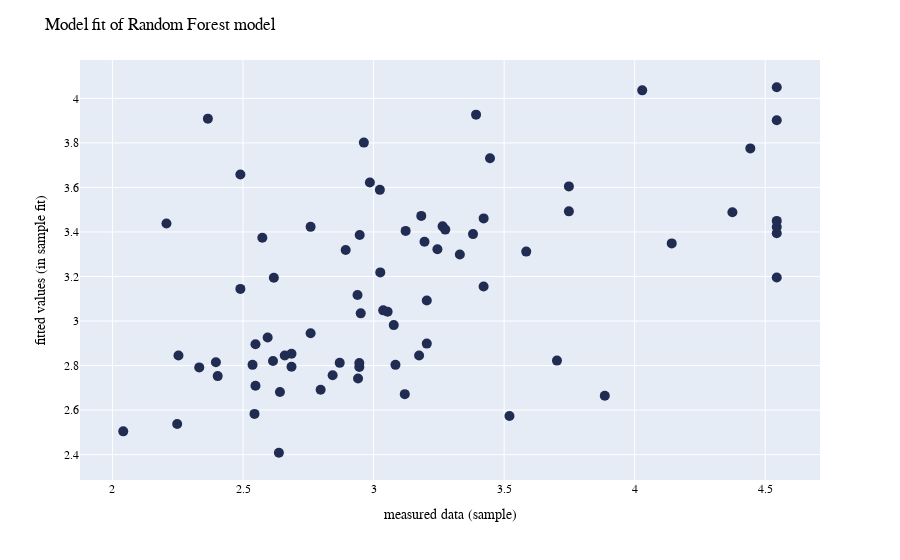

The notebook cell this image was saved under:
### Code cell
fig = px.scatter(predictions, x = "value", y = "mid", 
                 color_discrete_sequence=['#212c52'], trendline = 'OLS')

fig.update_layout(
    font_family="Helvetica Neue, Helvetica, Arial, sans-serif",
    font_color="black",
    title = {'text':'Model fit of Random Forest model'},
    xaxis_title = "measured data (sample)",
    yaxis_title = "fitted values (in sample fit)",
    #markersize= 12,
  )
fig.update_layout(legend=dict(
    yanchor="top",
    title=None,
    y=0.99,
    xanchor="left",
    x=0.01
))
fig.update_traces(marker_size = 10)#['#75c3ff', "red"],#, marker_line_color='#212c52',
 #                 marker_line_width=1.5, opacity=1)

fig.show()

### Figure 1 — Plotly figure (JSON) as saved in the notebook; plotly's stock layout.template omitted (floating-point values rounded to 4 significant figures)
{"data": [{"hovertemplate": "value=%{x}<br>mid=%{y}<extra></extra>", "legendgroup": "", "marker": {"color": "#212c52", "size": 10, "symbol": "circle"}, "mode": "markers", "name": "", "orientation": "v", "showlegend": false, "type": "scatter", "x": [2.574, 2.686, 3.026, 3.054, 3.037, 3.12, 2.637, 2.945, 3.886, 2.548, 2.365, 4.544, 2.49, 3.446, 4.374, 3.174, 2.041, 2.66, 3.393, 4.544, 3.421, 3.195, 2.403, 3.123, 3.245, 4.142, 2.537, 2.686, 2.548, 2.941, 2.986, 3.381, 2.594, 3.264, 4.029, 2.843, 3.024, 2.87, 3.748, 3.748, 2.207, 3.183, 2.49, 2.945, 2.544, 4.443, 2.248, 4.544, 2.947, 3.204, 2.618, 2.963, 3.077, 2.951, 2.396, 3.204, 3.702, 2.615, 2.759, 3.084, 2.332, 2.893, 4.544, 4.544, 2.641, 4.544, 3.585, 2.939, 3.52, 2.797, 3.422, 2.759, 2.253, 3.33, 3.275], "xaxis": "x", "y": [3.374, 2.795, 3.218, 3.042, 3.048, 2.672, 2.409, 2.793, 2.665, 2.896, 3.909, 3.195, 3.658, 3.731, 3.488, 2.845, 2.505, 2.845, 3.927, 3.422, 3.155, 3.356, 2.753, 3.405, 3.323, 3.349, 2.803, 2.853, 2.709, 2.742, 3.622, 3.39, 2.926, 3.425, 4.036, 2.756, 3.589, 2.812, 3.493, 3.605, 3.438, 3.472, 3.144, 2.811, 2.583, 3.775, 2.538, 3.394, 3.387, 2.899, 3.194, 3.801, 2.982, 3.035, 2.815, 3.092, 2.822, 2.821, 3.423, 2.803, 2.792, 3.319, 4.05, 3.45, 2.681, 3.902, 3.312, 3.117, 2.574, 2.692, 3.461, 2.945, 2.846, 3.299, 3.411], "yaxis": "y"}, {"hovertemplate": "<extra></extra>", "legendgroup": "", "marker": {"color": "#212c52", "size": 10, "symbol": "circle"}, "mode": "lines", "name": "", "showlegend": false, "type": "scatter", "xaxis": "x", "yaxis": "y"}], "layout": {"font": {"color": "black", "family": "Helvetica Neue, Helvetica, Arial, sans-serif"}, "legend": {"title": {}, "tracegroupgap": 0, "x": 0.01, "xanchor": "left", "y": 0.99, "yanchor": "top"}, "margin": {"t": 60}, "title": {"text": "Model fit of Random Forest model"}, "xaxis": {"anchor": "y", "domain": [0, 1], "title": {"text": "measured data (sample)"}}, "yaxis": {"anchor": "x", "domain": [0, 1], "title": {"text": "fitted values (in sample fit)"}}}}
